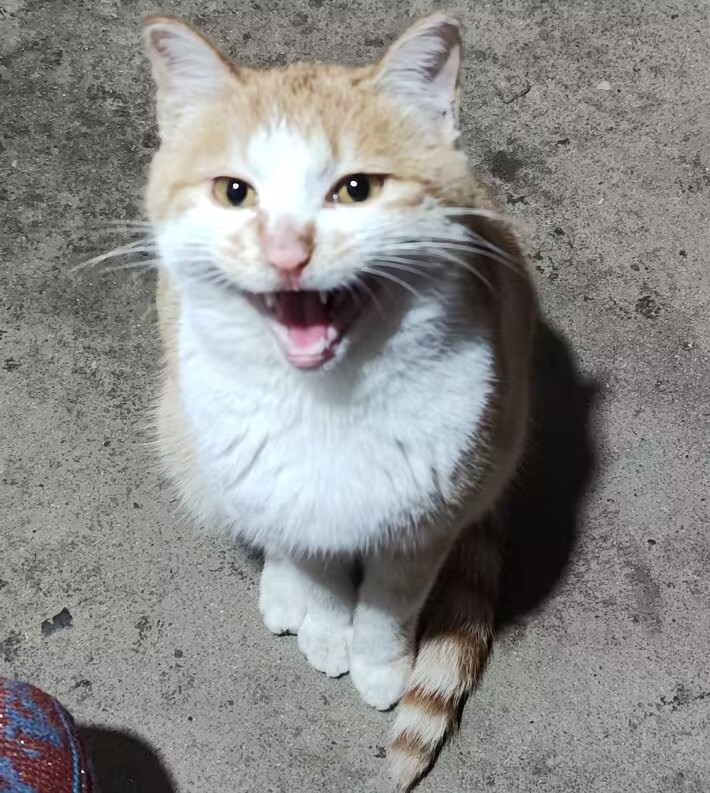
#> input picture 实验一/orange.jpg, 710 x 793 px
$ python '图像滤波对比.py'
#> lines starting #> are read from the running program, lines starting #| are printed output that depends on the picture
import cv2
import numpy as np
import matplotlib.pyplot as plt
import os

# 设置支持中文的字体
plt.rcParams['font.sans-serif'] = ['SimHei']  # 指定黑体字体
plt.rcParams['axes.unicode_minus'] = False  # 解决负号显示问题

# 读取灰度图像
image = cv2.imread('orange.jpg', cv2.IMREAD_GRAYSCALE)
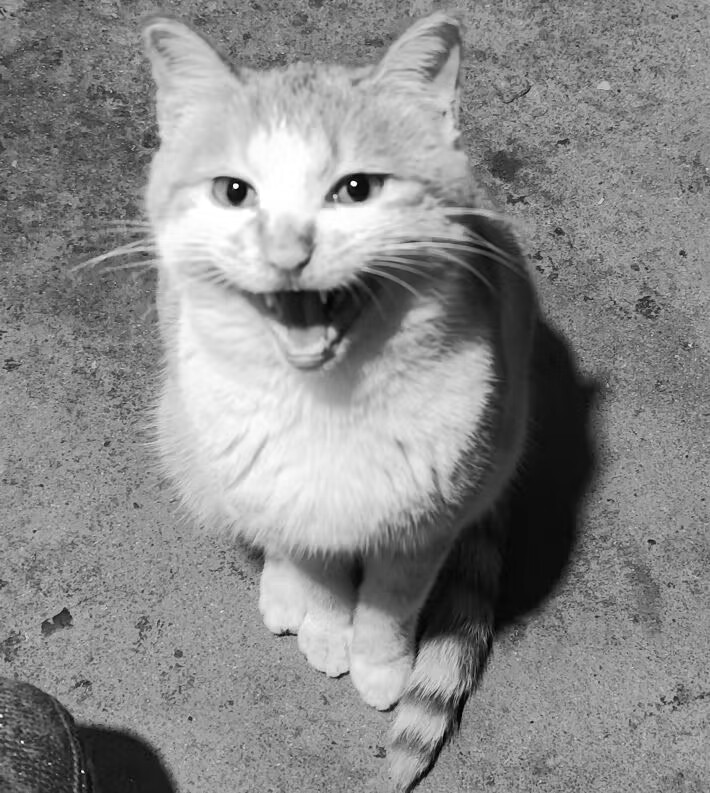
#> image: shape (793, 710); min 0, max 255, mean 137.9

# 添加高斯噪声的函数
def add_gaussian_noise(image, mean=0, sigma=25):
#> called with mean = 0, sigma = 25
    noise = np.random.normal(mean, sigma, image.shape).astype(np.uint8)
    noisy_image = cv2.add(image, noise)
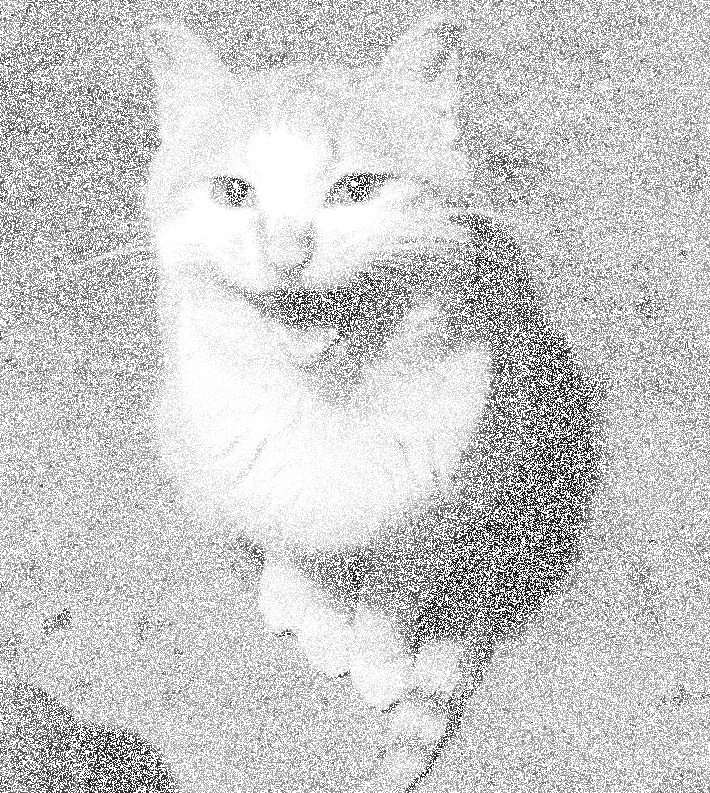
#> noisy_image: shape (793, 710); min 2, max 255, mean 203.7
    return noisy_image

# 生成理想低通滤波器的函数
def ideal_lowpass_filter(shape, cutoff):
    rows, cols = shape
    crow, ccol = rows // 2, cols // 2
    mask = np.zeros((rows, cols), dtype=np.float32)
    y, x = np.ogrid[-crow:rows-crow, -ccol:cols-ccol]
    mask[(x**2 + y**2) <= cutoff**2] = 1
    return mask

# 生成巴特沃斯低通滤波器的函数
def butterworth_lowpass_filter(shape, cutoff, order=2):
    rows, cols = shape
    crow, ccol = rows // 2, cols // 2
    y, x = np.ogrid[-crow:rows-crow, -ccol:cols-ccol]
    d = np.sqrt(x**2 + y**2)
    mask = 1 / (1 + (d / cutoff)**(2 * order))
    return mask

# 生成高斯低通滤波器的函数
def gaussian_lowpass_filter(shape, cutoff):
    rows, cols = shape
    crow, ccol = rows // 2, cols // 2
    y, x = np.ogrid[-crow:rows-crow, -ccol:cols-ccol]
    d = np.sqrt(x**2 + y**2)
    mask = np.exp(-(d**2) / (2 * (cutoff**2)))
    return mask

# 应用滤波器的函数
def apply_filter(image, mask):
    dft = np.fft.fft2(image)
    dft_shifted = np.fft.fftshift(dft)
    filtered = dft_shifted * mask
    f_ishifted = np.fft.ifftshift(filtered)
    img_back = np.fft.ifft2(f_ishifted)
    return np.abs(img_back)
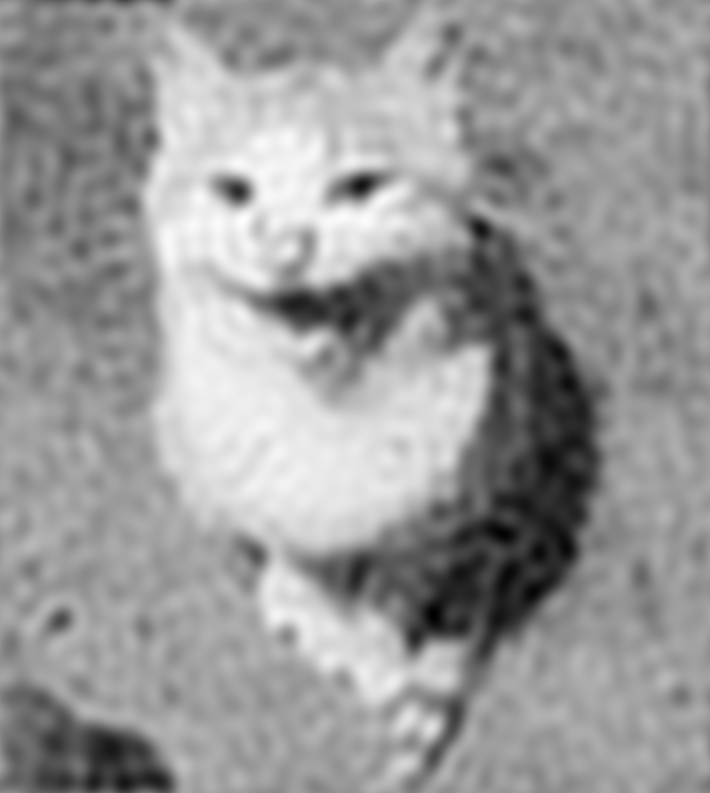
#> returned value: shape (793, 710) float64; min 113.8, max 263.2, mean 203.7; drawn with min black and max white

# 添加噪声
noisy_image = add_gaussian_noise(image)

# 创建滤波器
cutoff = 30
ideal_mask = ideal_lowpass_filter(image.shape, cutoff)
butterworth_mask = butterworth_lowpass_filter(image.shape, cutoff)
gaussian_mask = gaussian_lowpass_filter(image.shape, cutoff)

# 应用滤波器
ideal_filtered = apply_filter(noisy_image, ideal_mask)
butterworth_filtered = apply_filter(noisy_image, butterworth_mask)
gaussian_filtered = apply_filter(noisy_image, gaussian_mask)
#> in apply_filter (call 3), `return np.abs(img_back)`:
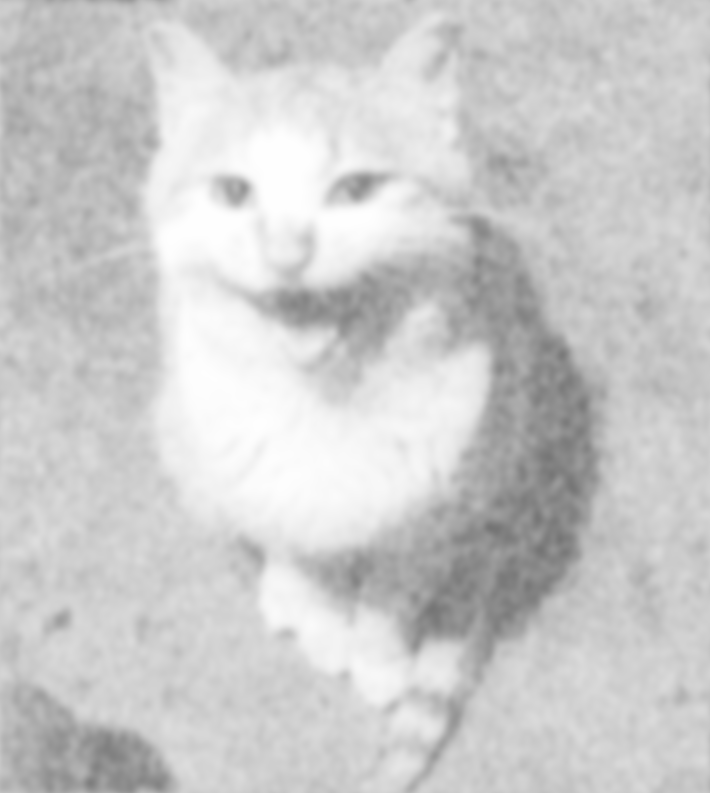
#> returned value: shape (793, 710) float64; min 116.1, max 255, mean 203.7

# 创建保存结果的目录
save_path = 'filtered_results'
if not os.path.exists(save_path):
    os.makedirs(save_path)

# 合并结果图为一张大图
fig, axs = plt.subplots(2, 3, figsize=(15, 10))

axs[0, 0].imshow(image, cmap='gray')
axs[0, 0].set_title('原始图像')
axs[0, 0].axis('off')

axs[0, 1].imshow(noisy_image, cmap='gray')
axs[0, 1].set_title('含噪声图像')
axs[0, 1].axis('off')

axs[0, 2].imshow(ideal_filtered, cmap='gray')
axs[0, 2].set_title('理想低通滤波结果')
axs[0, 2].axis('off')

axs[1, 0].imshow(butterworth_filtered, cmap='gray')
axs[1, 0].set_title('巴特沃斯低通滤波结果')
axs[1, 0].axis('off')

axs[1, 1].imshow(gaussian_filtered, cmap='gray')
axs[1, 1].set_title('高斯低通滤波结果')
axs[1, 1].axis('off')

# 留空的子图
axs[1, 2].axis('off')

# 保存合并图
plt.tight_layout()
plt.savefig(os.path.join(save_path, 'filtered_results.png'))
plt.show()

$ run again, with 实验一/zmm.jpg copied over 实验一/orange.jpg
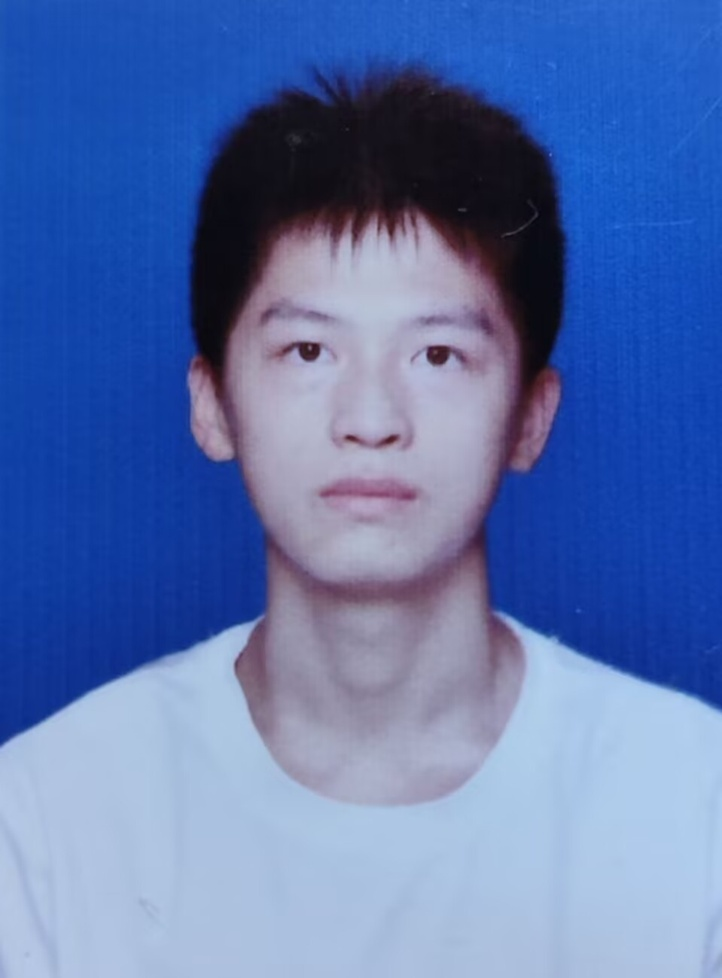
#> input picture 实验一/zmm.jpg, 722 x 978 px, shrunk from 959 x 1299 before the run
#> `image = cv2.imread('orange.jpg', cv2.IMREAD_GRAYSCALE)`:
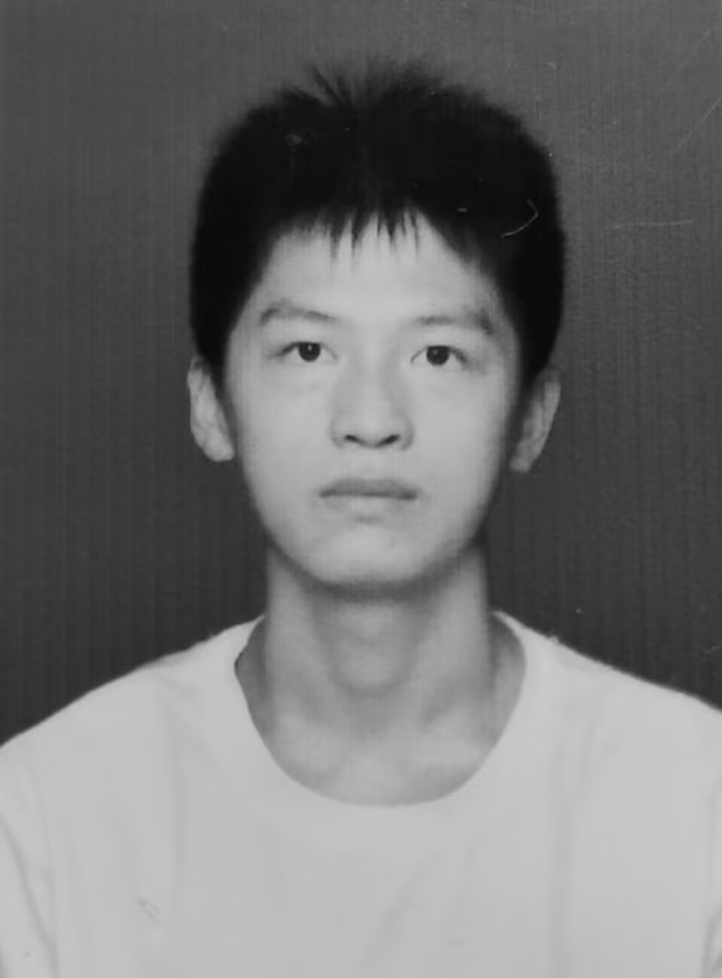
#> image: shape (978, 722); min 6, max 204, mean 114.1
#> in apply_filter, `return np.abs(img_back)`:
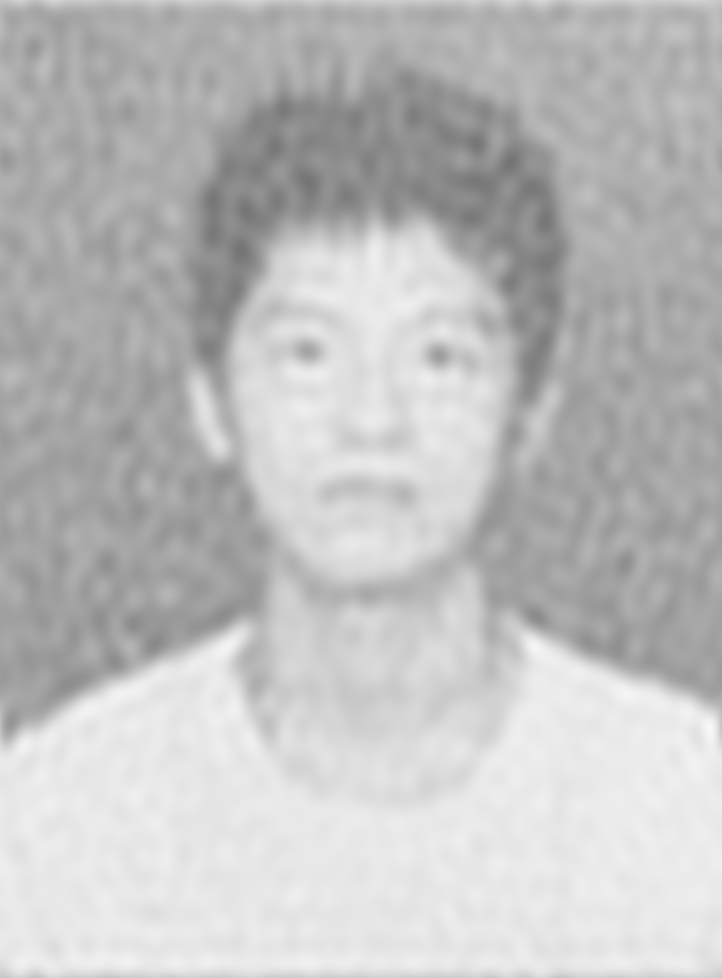
#> returned value: shape (978, 722) float64; min 116.3, max 247.4, mean 191.6

$ run again, with 实验一/HSI_components.png saved as 实验一/orange.jpg
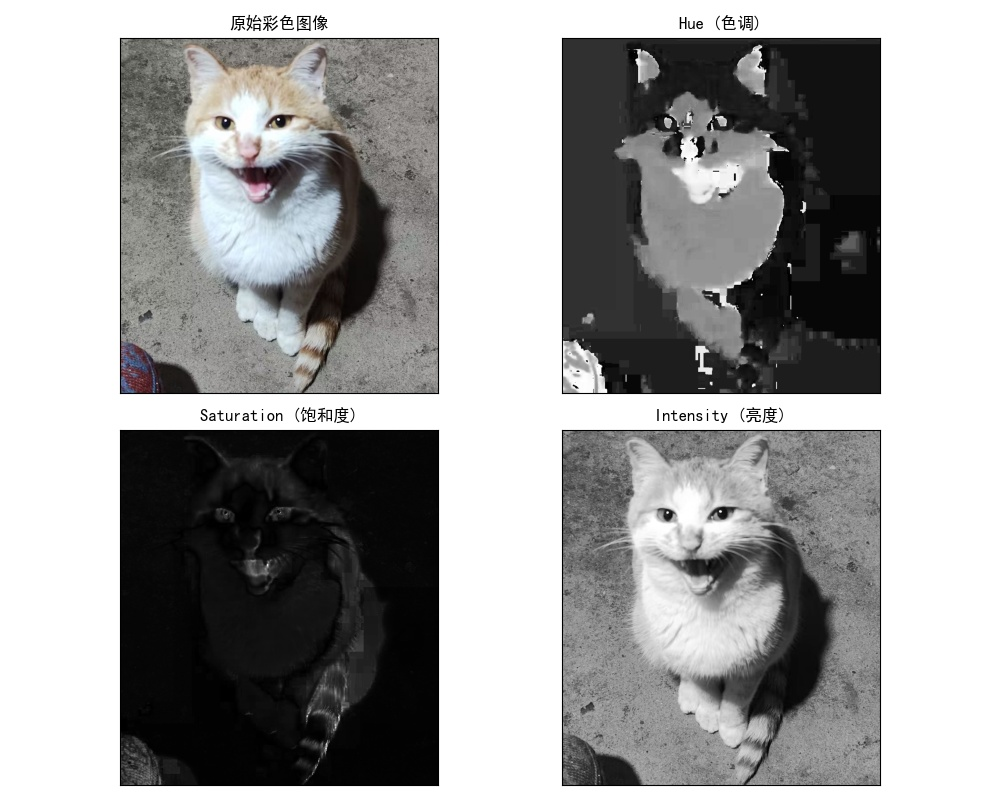
#> input picture 实验一/HSI_components.png, 1000 x 800 px
#> in add_gaussian_noise, `noisy_image = cv2.add(image, noise)`:
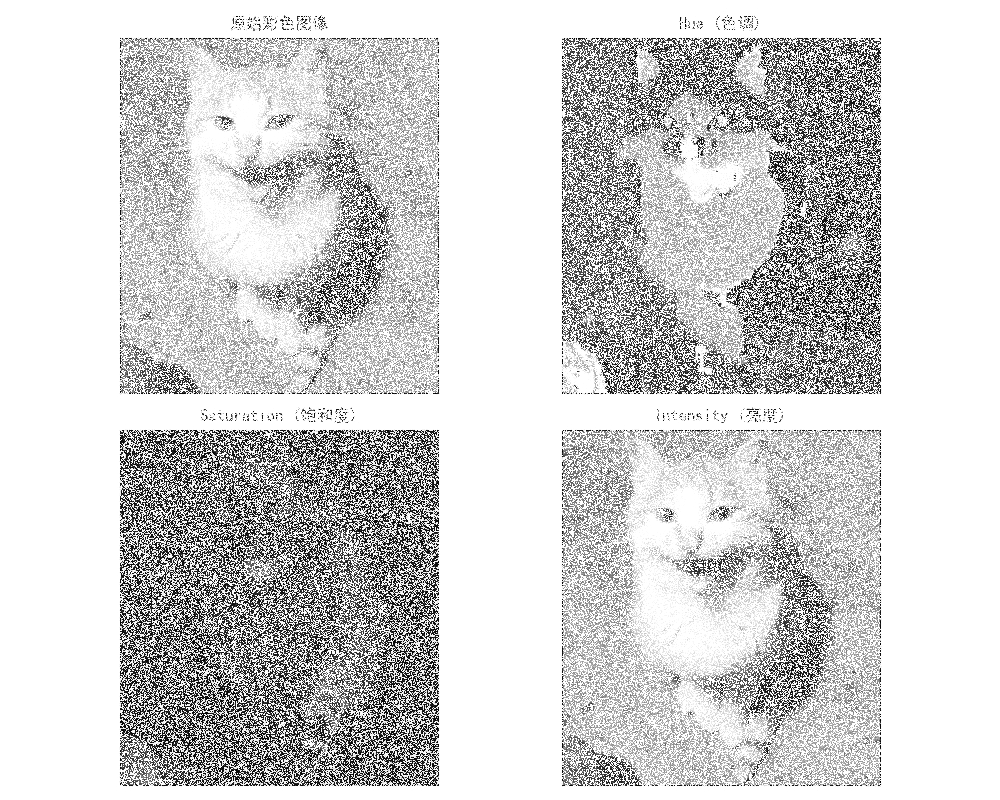
#> noisy_image: shape (800, 1000); min 0, max 255, mean 209.6
#> in apply_filter (call 2), `return np.abs(img_back)`:
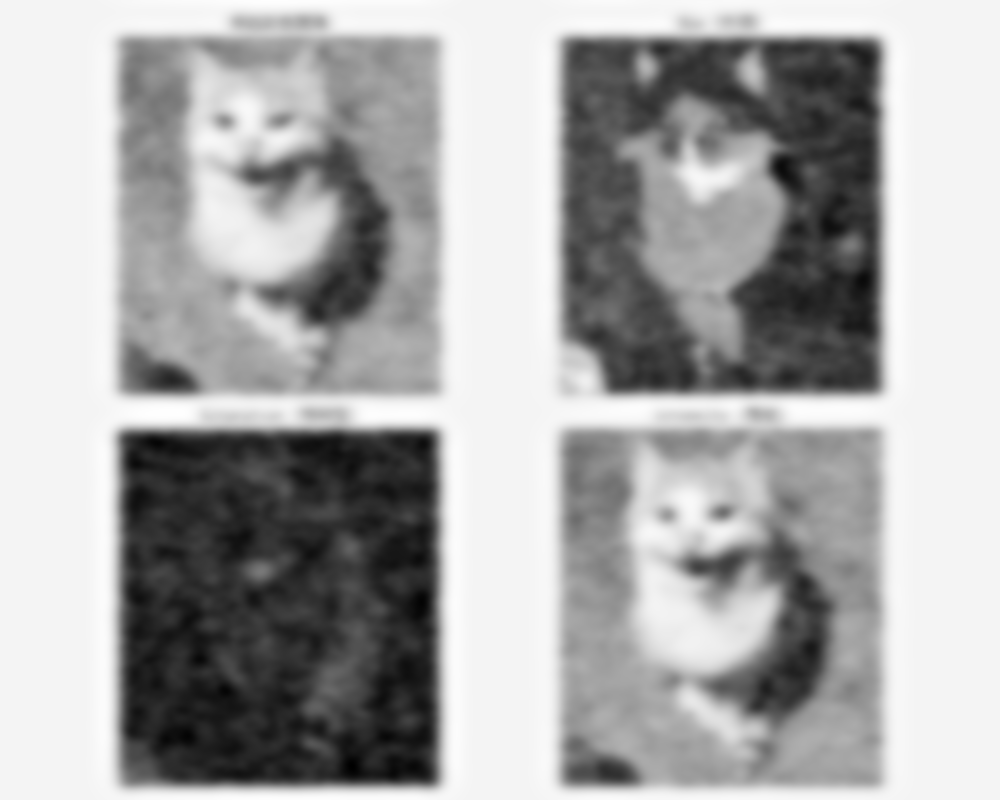
#> returned value: shape (800, 1000) float64; min 107.6, max 261.2, mean 209.6; drawn with min black and max white
